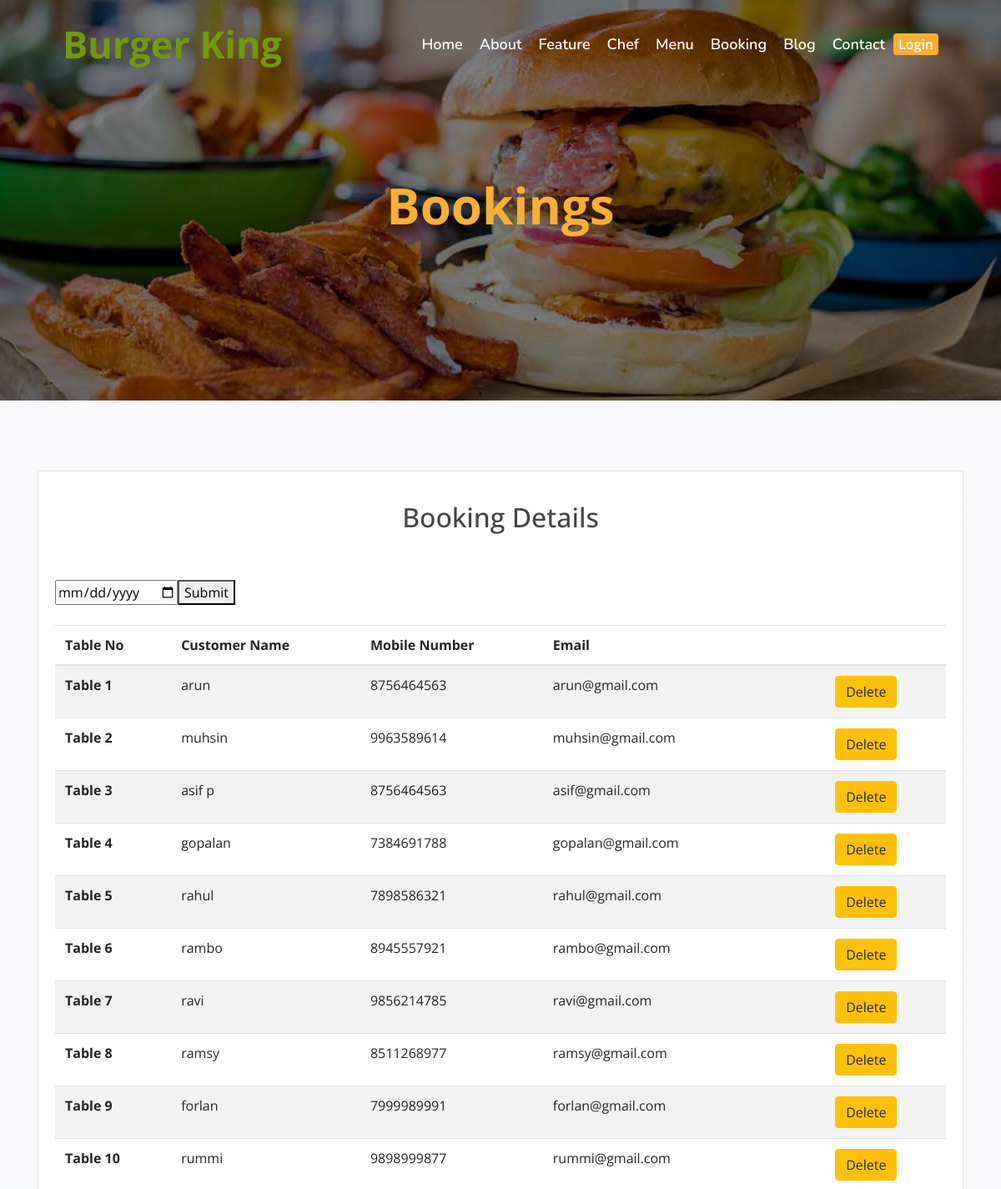
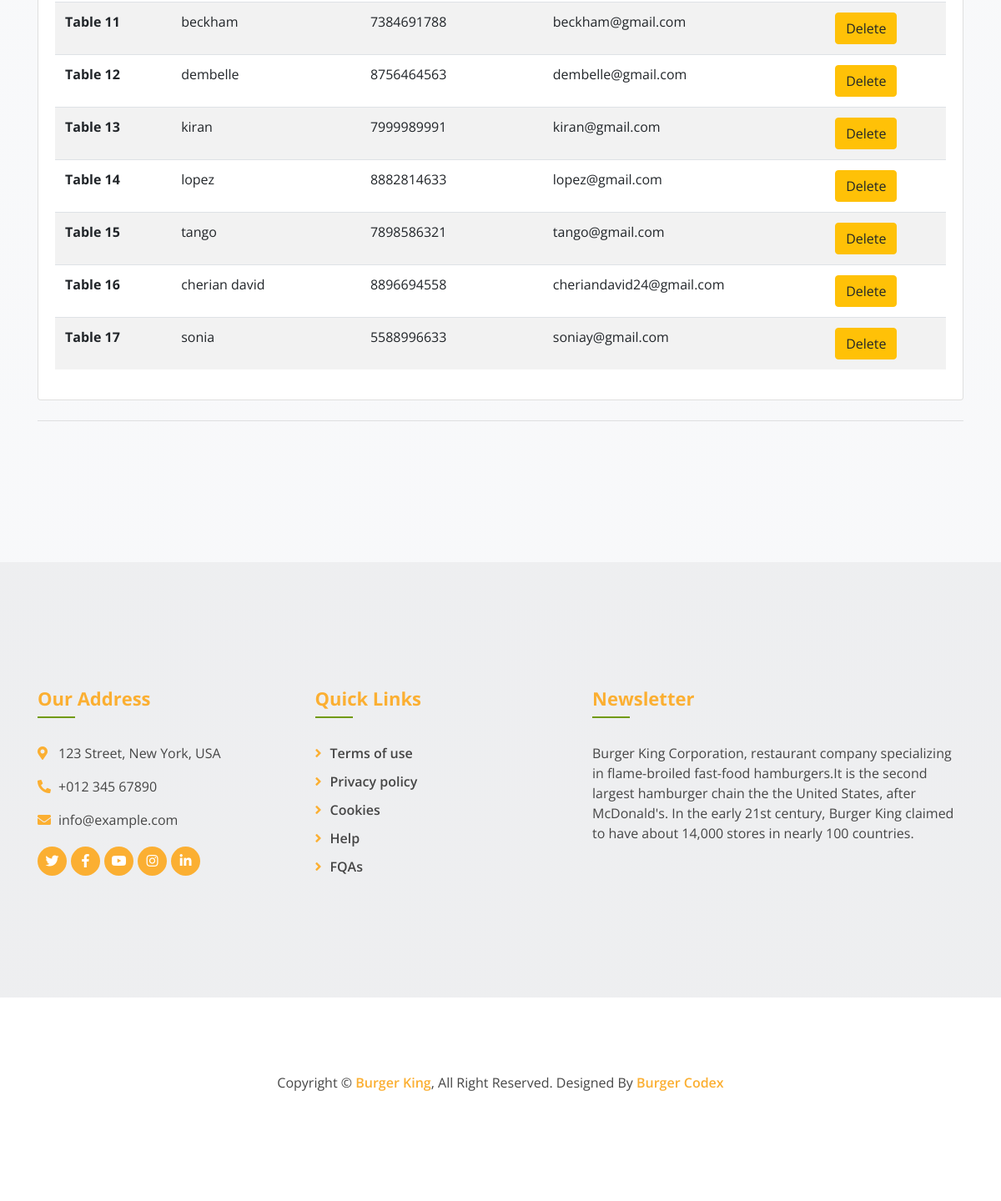
Screenshot of /Orderapp/table_details/ with the database file from the repository (2 pictures, top to bottom).
### Orderapp/models.py (models this page shows, shortened)
class Booking(models.Model):
    name = models.CharField(max_length=100)
    email = models.EmailField()
    mobile_number = models.IntegerField()
    preferred_time = models.IntegerField()
    date = models.DateField()
    booking_for = models.CharField(max_length=50)
    user = models.ForeignKey(User, on_delete=models.CASCADE, blank=True, null=True)

### Orderapp/views.py (the view)
# urls.py: path('table_details/', table_details, name='table_details'),
def table_details(request):
    if request.method == 'POST':
        date = request.POST.get('date')
        obj11 = Booking.objects.filter(date=date)
        return render(request, 'table.html', {'obj11': obj11})
    else:
        obj11 = Booking.objects.all()
        return render(request, 'table.html', {'obj11': obj11})

### Templates/table.html (shortened to what this page needs)
{% extends 'base.html' %}
{% load static %}
{% block content %}
<div class="page-header mb-0">
    <div class="container">
        <div class="row">
            <div class="col-12">
                <h2>Bookings</h2>
            </div>
        </div>
    </div>
</div>
<body class="hm-gradient">
<main>
    <form action="{% url 'Orderapp:table_details' %}" method="POST">
        <div class="container mt-4">
            <div class="card mb-4">
                <div class="card-body">
                    <div class="row">
                        <div class="col-md-12">
                            <h2 class="pt-3 pb-4 text-center font-bold font-up deep-purple-text">Booking Details</h2>
                        </div>
                    </div>
                    <br>
                    <div class="input-group date" id="date" data-target-input="nearest">
                        <div>
                            <input type="date" name="date" placeholder="Date"
                                   data-target="#date">
                        </div>
                        <div>
                            <button type="submit">Submit</button>
                        </div>
                    </div>
                    <br>
                    <table class="table table-striped">
                        <thead>
                        <tr>
                            <th>Table No</th>
                            <th>Customer Name</th>
                            <th>Mobile Number</th>
                            <th>Email</th>
                            <th></th>
                        </tr>
                        </thead>
                        <tbody>
                        {% for g in obj11 %}
                        <tr>
                            <th>Table {{forloop.counter}}</th>
                            <td scope="row">{{g.name}}</td>
                            <td>{{g.mobile_number}}</td>
                            <td>{{g.email}}</td>
                            <td>
                                <a href="{% url 'Orderapp:delete' g.id %}">
                                    <button type="button" class="btn btn-warning">Delete</button>
                                </a>
                            </td>
                        </tr>
                        {% endfor %}
                        </tbody>
                    </table>
                </div>
            </div>
            <hr class="my-4">
        </div>
    </form>
</main>
</body>
{% endblock content %}

### static/css/style.css (style rules this page uses)
body { color: #757575; background: #ffffff; font-family: 'open sans', sans-serif; }
h1, h2, h3, h4, h5, h6 { color: #454545; font-family: 'Nunito', sans-serif; }
a { font-family: 'Nunito', sans-serif; font-weight: 600; color: #fbaf32; transition: .3s; }
.page-header { position: relative; margin-bottom: 45px; padding: 150px 0 90px 0; text-align: center; background: linear-gradient(rgba(0, 0, 0, .5), rgba(0, 0, 0, .5)), url(../img/page-header.jpg); background-position: center; background-repeat: no-repeat; background-size: cover; }
.page-header h2 { position: relative; color: #fbaf32; font-size: 60px; font-weight: 700; }

### static/css/login.css (style rules this page uses)
html, body * { box-sizing: border-box; font-family: "Open Sans", sans-serif; }
body { background: linear-gradient( rgba(246, 247, 249, 0.8), rgba(246, 247, 249, 0.8) ), url(https://dl.dropboxusercontent.com/u/22006283/preview/codepen/sky-clouds-cloudy-mountain.jpg) no-repeat center center fixed; background-size: cover; }
.container { width: 100%; padding-top: 60px; padding-bottom: 100px; }

### rows the page displays
Booking: name "arun", mobile_number "8756464563", email "arun@gmail.com"
Booking: name "muhsin", mobile_number "9963589614", email "muhsin@gmail.com"
Booking: name "asif p", mobile_number "8756464563", email "asif@gmail.com"
Booking: name "gopalan", mobile_number "7384691788", email "gopalan@gmail.com"
Booking: name "rahul", mobile_number "7898586321", email "rahul@gmail.com"
Booking: name "rambo", mobile_number "8945557921", email "rambo@gmail.com"
Booking: name "ravi", mobile_number "9856214785", email "ravi@gmail.com"
Booking: name "ramsy", mobile_number "8511268977", email "ramsy@gmail.com"
Booking: name "forlan", mobile_number "7999989991", email "forlan@gmail.com"
Booking: name "rummi", mobile_number "9898999877", email "rummi@gmail.com"
Booking: name "beckham", mobile_number "7384691788", email "beckham@gmail.com"
Booking: name "dembelle", mobile_number "8756464563", email "dembelle@gmail.com"
Booking: name "kiran", mobile_number "7999989991", email "kiran@gmail.com"
Booking: name "lopez", mobile_number "8882814633", email "lopez@gmail.com"
Booking: name "tango", mobile_number "7898586321", email "tango@gmail.com"
Booking: name "cherian david", mobile_number "8896694558", email "cheriandavid24@gmail.com"
Booking: name "sonia", mobile_number "5588996633", email "soniay@gmail.com"
